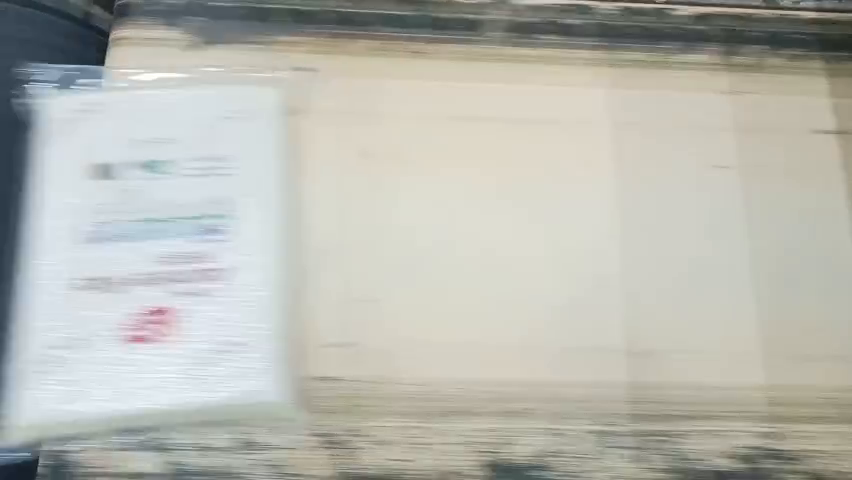
#> input picture frame 65 of videos/rice_package.mp4, 852 x 480 px
$ python object_bacground_filter_rice.py
#> lines starting #> are read from the running program, lines starting #| are printed output that depends on the picture; after the words box and inside, x2 and y2 are one past the last pixel; in counts of white or black regions, pixels touching at a corner belong together
import cv2 as cv
import numpy as np
# cap = cv.VideoCapture(r"E:\Study\Self-study\Python_self_learning\Computer vision\OpenCV\videos\rice_package.mp4")
dir = "/mnt/DE42FB9242FB6DA1/Study/Self-study/Python_self_learning/Computer vision/OpenCV/videos/rice_package.mp4"
cap = cv.VideoCapture(dir)

# Create the tool to detect the contours of the objects in video
# backsub = cv.createBackgroundSubtractorMOG2 (history=500, varThreshold=35, detectShadows=True)
backsub = cv.createBackgroundSubtractorKNN(history=500, dist2Threshold=1800, detectShadows=True)

valid_contours = 0

while True:
    ret, frame = cap.read()
#> frame is the input picture: shape (480, 852, 3); mean B, G, R 177.2, 184.7, 183.7
    height, width, _ = frame.shape
#> height = 480; width = 852
    # Extract the ROI of the object
    roi = frame[60:390, 175:580]
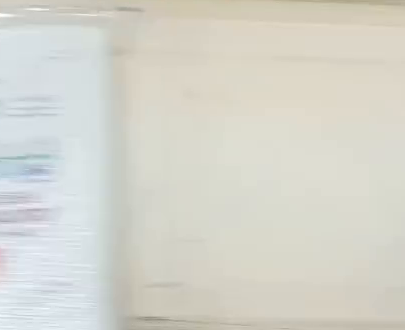
#> roi: shape (330, 405, 3); mean B, G, R 204.4, 213.1, 213.4
    backsub_vid = backsub.apply(roi)
#> backsub_vid: shape (330, 405); every value is 255


    # Discard the noise away by using cv.threshold and count the contours
    threshold, thres = cv.threshold(backsub_vid, 10, 255, cv.THRESH_BINARY)
    contours, _ = cv.findContours(thres, cv.RETR_EXTERNAL, cv.CHAIN_APPROX_SIMPLE)
#> contours = [[[0, 0], [0, 329], [404, 329], [404, 0]]]

    for contour in contours:
        area = cv.contourArea(contour)
        print(area)
        if area > 35000:
            x, y, w, h = cv.boundingRect(contour)
            cv.rectangle(roi, (x,y), (x+w, y+h), (0,255,0), 3)
#> this loop made 1 pass
#> (contour, area, x, y, w, h) on pass 1: ([[0, 0], [0, 329], [404, 329], [404, 0]], 132916, 0, 0, 405, 330)
#| 132916.0
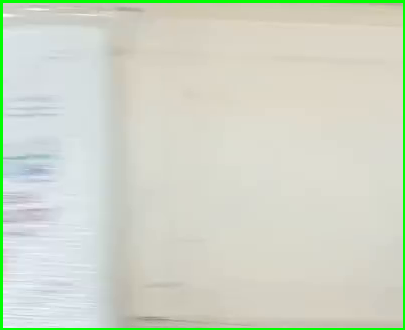
#> roi: shape (330, 405, 3); 2.73% of pixels changed, all inside (x1, y1, x2, y2) = (0, 0, 405, 330)

    cv.drawContours(roi, [contour], -1, (0,0,150), thickness=2)
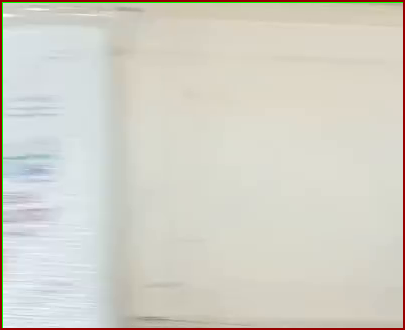
#> roi: shape (330, 405, 3); 2.19% of pixels changed, all inside (x1, y1, x2, y2) = (0, 0, 405, 330)
    cv.rectangle(frame, (20,200), (30,200), (255,255,255))
    cv.putText(frame, str(cap.get(cv.CAP_PROP_POS_FRAMES)), (0,255), cv.FONT_HERSHEY_TRIPLEX, 1, (0,255,0), thickness=1)
    cv.putText(frame, str(f"Count(s): {round(valid_contours)}"), (0,200), cv.FONT_HERSHEY_TRIPLEX, 1, (0,255,0), thickness=1)
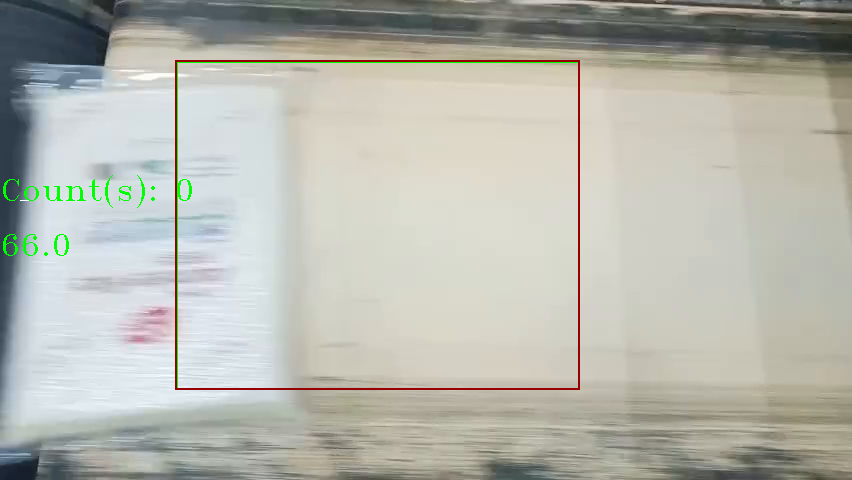
#> frame: shape (480, 852, 3); mean B, G, R 174.9, 183.5, 182.4

    cv.imshow("Bao1", frame)
    cv.imshow("BackSub_bao1", backsub_vid)
    cv.imshow("BackSub_bao1_thres", thres)
    cv.imshow("ROI", roi)

    key = cv.waitKey(20)
#> (key Esc is pressed here)
    if key == 27:
        break

cap.release()
cv.destroyAllWindows()
